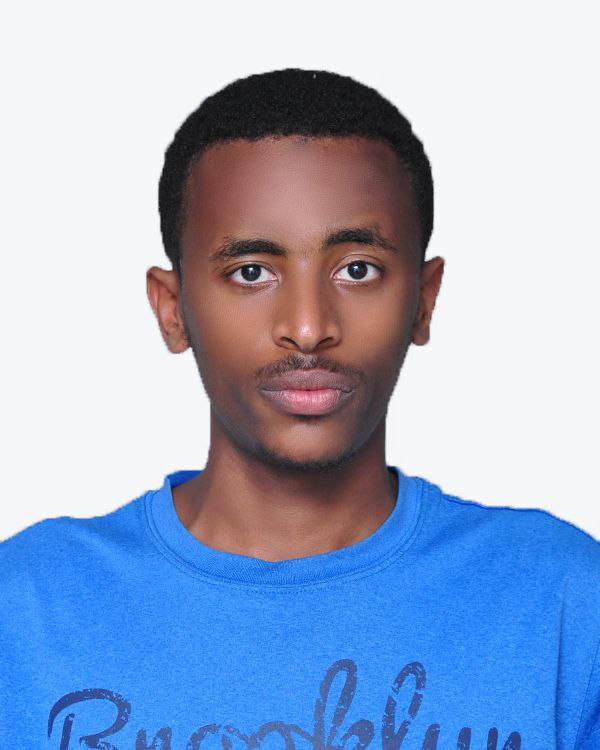
#> input picture dataset/p/photo_5933665171497141371_x.jpg, 600 x 750 px, given in place of the camera
$ python main.py
#> lines starting #> are read from the running program, lines starting #| are printed output that depends on the picture; after the words box and inside, x2 and y2 are one past the last pixel; in counts of white or black regions, pixels touching at a corner belong together
import cv2
import pickle
import numpy as np
import os
import time

# Initialize variables
face_data = []
name = input('Enter name: ')
#> the answer given: p/photo_5933665171497141371_x.jpg
i = 0

# Create the data directory if it doesn't exist
if not os.path.exists('data/'):
    os.makedirs('data/')

# Initialize the video capture
video = cv2.VideoCapture(0)

# Load the Haar Cascade for face detection
facedetect = cv2.CascadeClassifier(cv2.data.haarcascades + 'haarcascade_frontalface_default.xml')

# Timer for data collection frequency
start_time = time.time()

while True:
    ret, frame = video.read()  # Read a frame from the video feed
#> frame is the input picture: shape (750, 600, 3); mean B, G, R 203.8, 172.7, 155.4
    if not ret:
        break

    # Convert the frame to grayscale (face detection works better in grayscale)
    gray = cv2.cvtColor(frame, cv2.COLOR_BGR2GRAY)
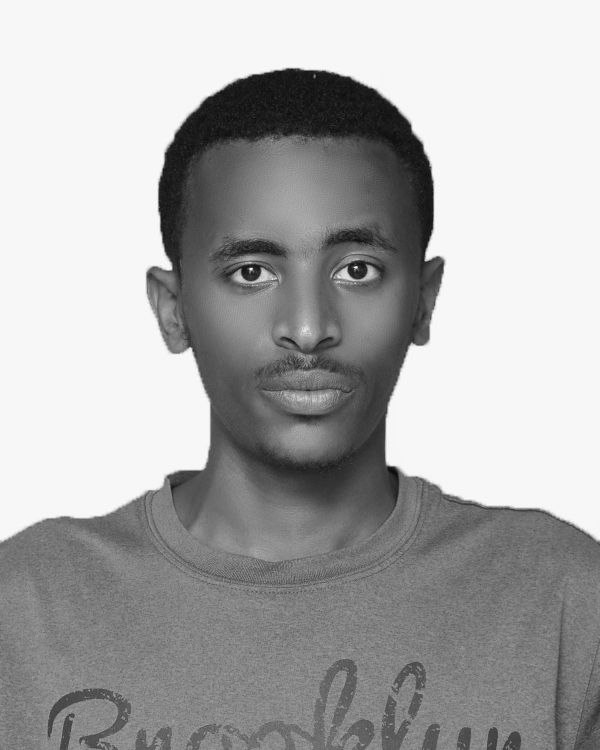
#> gray: shape (750, 600); min 3, max 255, mean 171.1

    # Detect faces in the grayscale frame
    faces = facedetect.detectMultiScale(gray, 1.3, 5)
#> faces = [[165, 155, 281, 281]]

    # Process each detected face
    for (x, y, w, h) in faces:
        crop_img = frame[y:y + h, x:x + w]
        resize_img = cv2.resize(crop_img, (50, 50))  # Resize to a fixed size

        # Collect up to 100 samples with a 0.2s interval
        if len(face_data) < 100 and (time.time() - start_time) > 0.2:
            face_data.append(resize_img.flatten())  # Flatten the image and append
            start_time = time.time()

        # Display the count on the frame
        cv2.putText(frame, f"Samples: {len(face_data)}", (10, 30), cv2.FONT_HERSHEY_SIMPLEX, 1, (0, 255, 0), 2)
        cv2.rectangle(frame, (x, y), (x + w, y + h), (255, 0, 0), 2)
#> this loop made 1 pass
#> pass 1, `crop_img = frame[y:y + h, x:x + w]`:
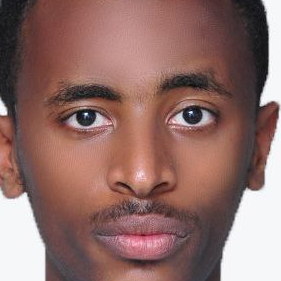
#> crop_img: shape (281, 281, 3); mean B, G, R 104.4, 109.4, 144.1
#> pass 1, `resize_img = cv2.resize(crop_img, (50, 50))`:
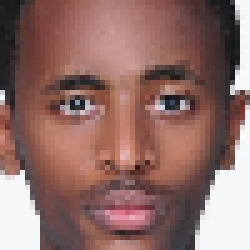
#> resize_img: shape (50, 50, 3) (shown 5 times larger); mean B, G, R 104.3, 109.3, 144
#> after the loop:
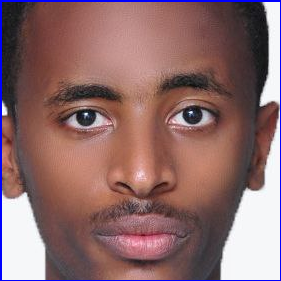
#> crop_img: shape (281, 281, 3); 2.12% of pixels changed, all inside (x1, y1, x2, y2) = (0, 0, 281, 281)
#> after the loop:
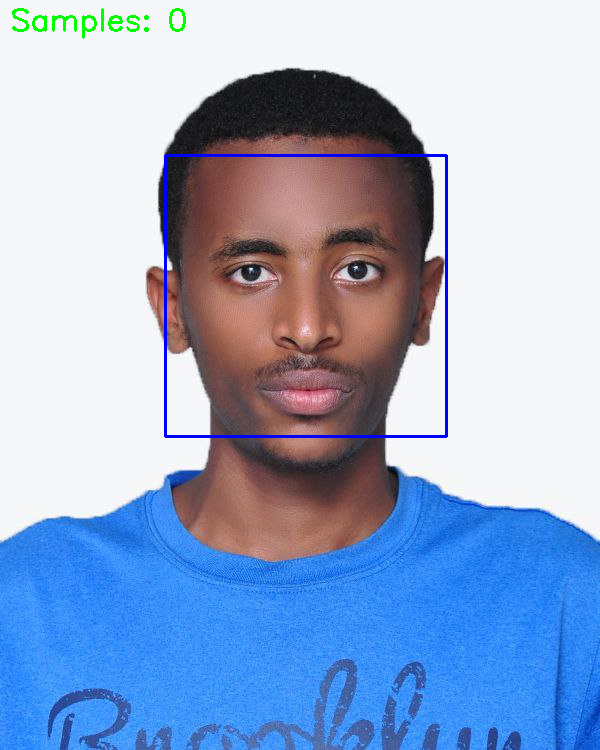
#> frame: shape (750, 600, 3); 1.02% of pixels changed, all inside (x1, y1, x2, y2) = (12, 8, 448, 438)
#> after the loop, face_data = []; start_time = 1.8e+09

    # Display the frame
    cv2.imshow('Frame', frame)

    # Break the loop when 'q' is pressed or data collection is complete
    if cv2.waitKey(1) & 0xFF == ord('q') or len(face_data) >= 100:
#> (key q is pressed here)
        break

# Release the video capture object and close all OpenCV windows
video.release()
cv2.destroyAllWindows()

# Convert face data to NumPy array and normalize
face_data = np.asarray(face_data)  # Normalize pixel values
#> face_data = empty array
face_data = face_data.reshape(100, -1)

# Save the face data and labels
if 'names.pkl' not in os.listdir('data/'):
    # Ensure names is a list with 100 labels
    names = [name] * 100
    with open('data/names.pkl', 'wb') as f:
        pickle.dump(names, f)
else:
    with open('data/names.pkl', 'rb') as f:
#> (reads data/names.pkl from the repository)
        names = pickle.load(f)

    # Ensure the number of names matches the number of faces
    if len(names) == len(face_data):
        names += [name] * 100
    else:
        print(f"Error: Inconsistent number of samples! Names: {len(names)}, Faces: {len(face_data)}")
        exit()

    with open('data/names.pkl', 'wb') as f:
        pickle.dump(names, f)

if 'face_data.pkl' not in os.listdir('data/'):
    with open('data/face_data.pkl', 'wb') as f:
        pickle.dump(face_data, f)
else:
    with open('data/face_data.pkl', 'rb') as f:
#> (reads data/face_data.pkl from the repository)
        faces = pickle.load(f)

    # Ensure same dimensionality
    if faces.shape[1] == face_data.shape[1]:  # Ensure same number of features
        faces = np.vstack([faces, face_data])  # Stack the new data vertically
        with open('data/face_data.pkl', 'wb') as f:
            pickle.dump(faces, f)
    else:
        print("Error: Face data dimensions do not match!")
